Frame 1 (no input): blank canvas, image omitted
Frame 60 (no input): blank canvas, image omitted
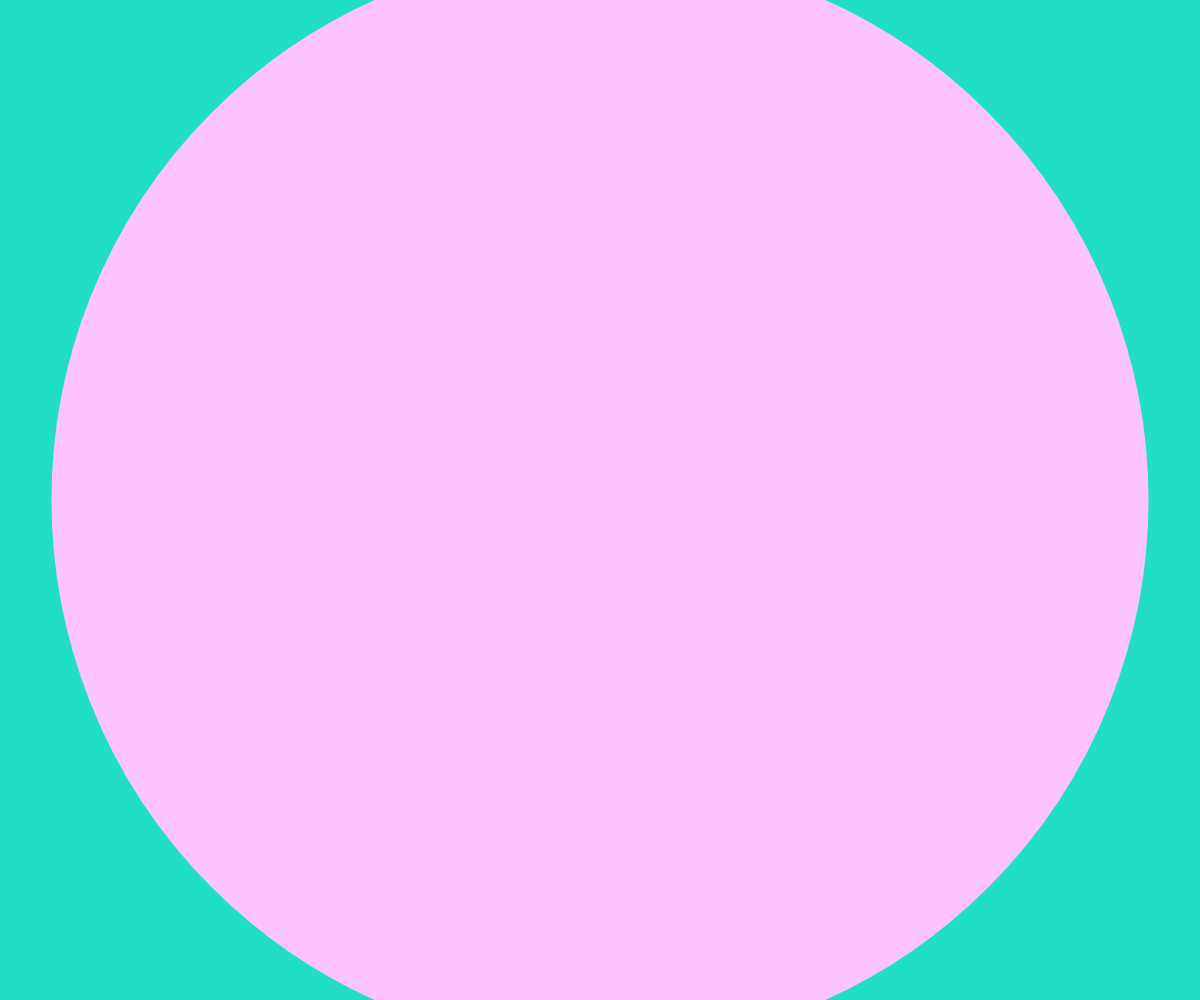
Frame 120 (the mouse pressed at the canvas centre since frame 60)

The p5.js sketch whose frames 1 and 60 were blank and that drew this single picture after the mouse press (run headless with seeded random() and noise() and a simulated clock; from frame 60 on, the mouse is pressed at the canvas centre):

// p5.js sketch
// ── sketch.js
//Steuerung:
//A: Opacity ändern
//S: Umrisslinie an/aus
//D: Hintergrundfarbe ändern
//F: KreisFarbe ändern
//C: Kreise löschen

var linie = 3;
var liniebool = true;
var opacity = 255;
var o = 0;
var r = 252;
var g = 195;
var f = 0;
var b = 0;
var bg0 = 32;
var bg1 = 222;
var bg2 = 200;

function setup() {
  createCanvas(window.innerWidth, window.innerHeight);
  background(bg0, bg1, bg2);
}

function draw() {

//zum Zeichnen muss man die Maus gedrückt halten
  if (mouseIsPressed === true) {
    variableEllipse(mouseX, mouseY, pmouseX, pmouseY);
  }

  if(liniebool === true){
    linie = 3;
  }else{
    linie = 0;
  }

}

function variableEllipse(x, y, px, py) {
  let speed = abs(x - px) + abs(y - py);
  stroke(bg0, bg1, bg2);
  strokeWeight(linie);
  fill(r, g, speed, opacity);
  ellipse(x, y, speed, speed);
}

//Kreise löschen
function keyPressed() {
  if (keyCode === 67) {
    clear();
    background(bg0, bg1, bg2);
  }

//Umrisslinie
  if (keyCode === 83) {
    liniebool = !liniebool;
  }

//Opacity
  if (keyCode === 65) {

    if (o === 0){
      opacity = 150;
      o = o + 1;
    } else if (o === 1){
      opacity = 50;
      o = o + 1;
    } else {
      opacity = 255;
      o = 0;
    }
  }

//Kreisfarbe
  if (keyCode === 70) {

    if (f === 0){
      r = 250;
      g = 75;
      f = f + 1;
    } else if (f === 1){
      r = 100;
      g = 200;
      f = f + 1;
    } else {
      r = 252;
      g = 195;
      f = 0;
    }
  }

//Hintergrundfarbe
  if (keyCode === 68) {

    if (b === 0){
      bg0 = 250;
      bg1 = 100;
      bg2 = 100;
      background(bg0, bg1, bg2);
      b = b + 1;
    } else if (b === 1){
      bg0 = 32;
      bg1 = 100;
      bg2 = 200;
      background(bg0, bg1, bg2);
      b = b + 1;
    } else {
      bg0 = 32;
      bg1 = 222;
      bg2 = 200;
      background(bg0, bg1, bg2);
      b = 0;
    }
  }


}
